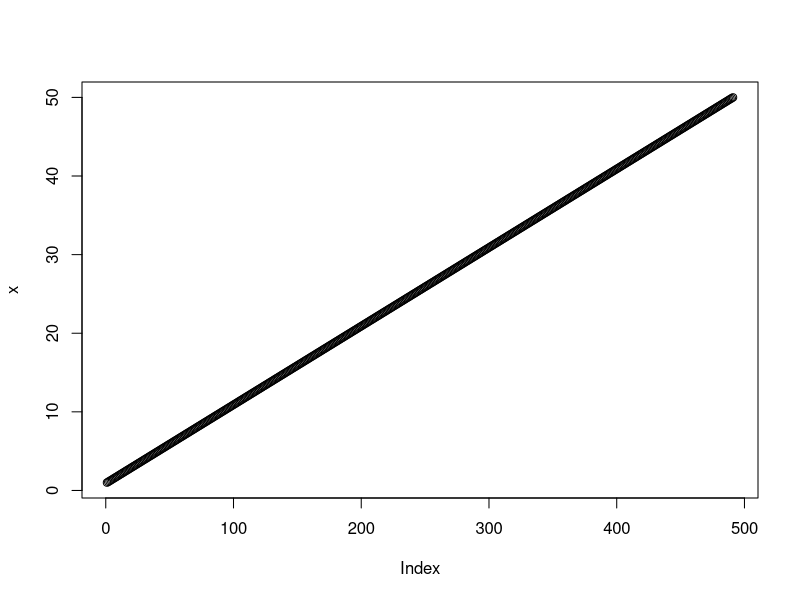
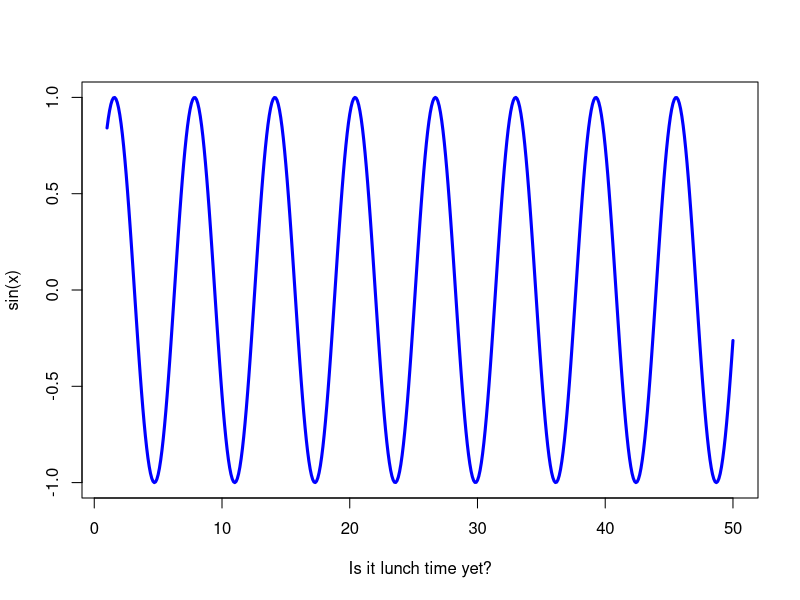

Write R code to recreate these figures, in order.
#' ---
#' title: "Lab04_01_16_2026"
#' author: "Matthew Chan"
#' date: "Jan 16, 2026"
#' ---

x <- seq(1,50, by=0.1)
plot(x)
plot(x, sin(x), typ="l", col="blue", lwd=3, xlab="Is it lunch time yet?")
